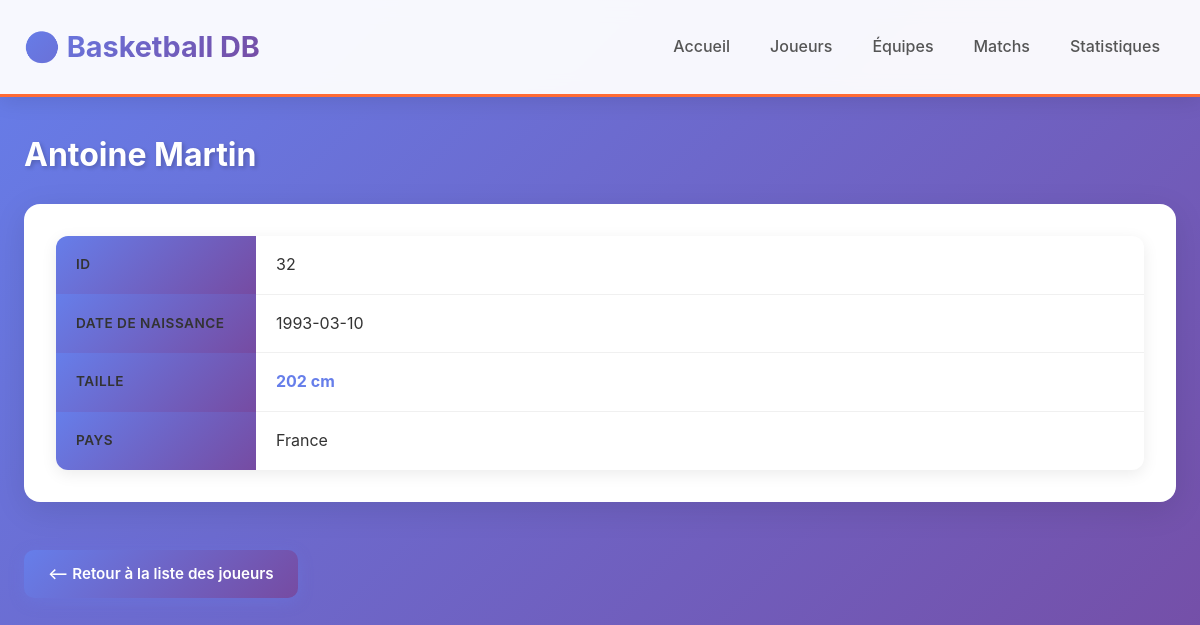
Screenshot of /players/32 with the database file from the repository.
### app.py (models this page shows, shortened)
class Player(db.Model):
    __tablename__ = "Player"
    player_id = db.Column(db.Integer, primary_key=True)
    full_name = db.Column(db.Text, nullable=False)
    date_of_birth = db.Column(db.Text)
    height_cm = db.Column(db.Integer)
    citizenship_country_id = db.Column(
        db.Integer,
        db.ForeignKey("Country.country_id")
    )
    country = db.relationship("Country", backref="players")

class Country(db.Model):
    __tablename__ = "Country"
    country_id = db.Column(db.Integer, primary_key=True)
    name = db.Column(db.Text, nullable=False)
    iso_code = db.Column(db.Text, unique=True)

### app.py (the view)
@app.route("/players/<int:player_id>")
def player_detail(player_id):
    from flask import abort
    player = Player.query.get(player_id)
    if player is None:
        abort(404)
    return render_template("player_detail.html", player=player)

### templates/player_detail.html (shortened to what this page needs)
{% extends "base.html" %}
{% block content %}
    <h2>{{ player.full_name }}</h2>
    <div class="card">
        <table>
            <tbody>
            <tr>
                <th style="width: 200px; background: linear-gradient(135deg, #667eea 0%, #764ba2 100%);">ID</th>
                <td>{{ player.player_id }}</td>
            </tr>
            <tr>
                <th style="background: linear-gradient(135deg, #667eea 0%, #764ba2 100%);">Date de naissance</th>
                <td>{{ player.date_of_birth or "–" }}</td>
            </tr>
            <tr>
                <th style="background: linear-gradient(135deg, #667eea 0%, #764ba2 100%);">Taille</th>
                <td>
                    {% if player.height_cm %}
                        <strong style="color: #667eea;">{{ player.height_cm }} cm</strong>
                    {% else %}
                        –
                    {% endif %}
                </td>
            </tr>
            <tr>
                <th style="background: linear-gradient(135deg, #667eea 0%, #764ba2 100%);">Pays</th>
                <td>{{ player.country.name if player.country else "N/A" }}</td>
            </tr>
            </tbody>
        </table>
    </div>
    <a href="{{ url_for('list_players') }}" class="btn">⟵ Retour à la liste des joueurs</a>
{% endblock %}

### templates/base.html (style rules this page uses)
* { margin: 0; padding: 0; box-sizing: border-box; }
body { font-family: -apple-system, BlinkMacSystemFont, "Segoe UI", Roboto, "Helvetica Neue", Arial, sans-serif; background: linear-gradient(135deg, #667eea 0%, #764ba2 100%); min-height: 100vh; color: #333; line-height: 1.6; }
h2 { font-size: 2rem; margin-bottom: 1.5rem; color: #fff; text-shadow: 2px 2px 4px rgba(0, 0, 0, 0.2); font-weight: 700; }
.card { background: #fff; border-radius: 16px; box-shadow: 0 8px 32px rgba(0, 0, 0, 0.1); padding: 2rem; margin-bottom: 2rem; transition: transform 0.3s ease, box-shadow 0.3s ease; }
table { border-collapse: collapse; width: 100%; background: #fff; border-radius: 12px; overflow: hidden; box-shadow: 0 4px 16px rgba(0, 0, 0, 0.08); }
th { padding: 1rem 1.25rem; text-align: left; font-weight: 600; text-transform: uppercase; font-size: 0.85rem; letter-spacing: 0.5px; }
td { padding: 1rem 1.25rem; border-bottom: 1px solid #f0f0f0; }
tbody tr { transition: background-color 0.2s ease; }
tbody tr:last-child td { border-bottom: none; }
a.btn { display: inline-block; padding: 0.75rem 1.5rem; background: linear-gradient(135deg, #667eea 0%, #764ba2 100%); color: #fff; text-decoration: none; border-radius: 10px; font-size: 0.95rem; font-weight: 600; transition: all 0.3s ease; box-shadow: 0 4px 15px rgba(102, 126, 234, 0.3); margin-top: 1rem; }

### rows the page displays
Player: full_name "Antoine Martin", player_id "32", date_of_birth "1993-03-10", height_cm "202"
Country: country "France"
